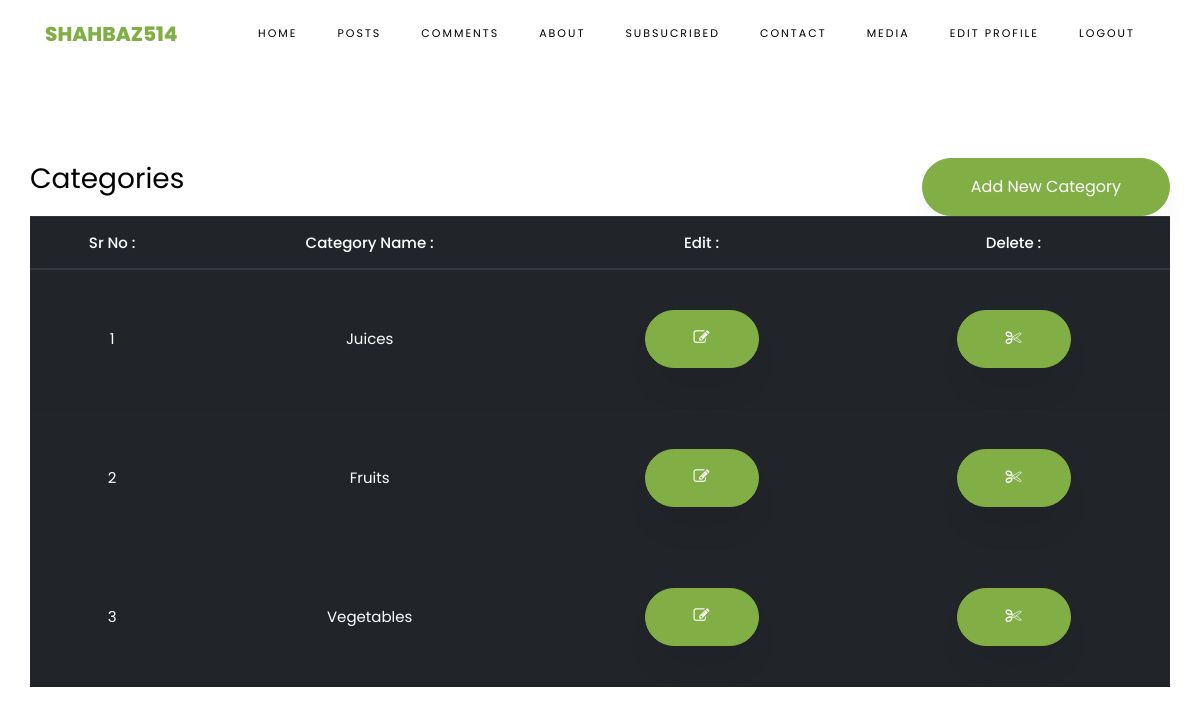
/admin/cat.php (signed in), run on the app's committed database.
### tables this page shows
CREATE TABLE `categories` (
  `id` int(11) NOT NULL,
  `name` varchar(255) NOT NULL
);

### admin/cat.php (the view, shortened to what this page needs)
<?php
  include '../db/db.php';
  include 'inc/header.php';
?>
    <section class="ftco-section ftco-degree-bg">
      	<div class="container">
        	<div class="row">
            <center>
              <h3>Categories</h3>
            </center>
            <hr><br>
            <center>
              <a class="btn btn-primary py-3 px-5" href="add-cat.php">Add New Category</a>
            </center>
        		<table class="table table-hover table-dark">
        			<thead>
        				<th>Sr No : </th>
        				<th>Category Name : </th>
                <th>Edit : </th>
        				<th>Delete : </th>
        			</thead>
        			<tbody>
<?php
$i=0;
$get_co = "SELECT * FROM categories ORDER BY id DESC";
$run_co = mysqli_query($db,$get_co);
while ($row_co = mysqli_fetch_array($run_co)) {
$i++;
?>
						<tr>
							<td><?php echo $i; ?></td>
							<td><?php echo $row_co['name']; ?></td>
              <td>
                <a class="btn btn-primary py-3 px-5" href="edit-cat.php?edit=<?php echo $row_co['id']; ?>">
                  <i class="icon-edit"></i>
                </a>
              </td>
              <td>
                <a class="btn btn-primary py-3 px-5" href="cat.php?del=<?php echo $row_co['id']; ?>">
                  <i class="icon-cut"></i>
                </a>
              </td>
						</tr>
<?php
}
?>
        			</tbody>
        		</table>
        	</div>
      	</div>
  	</section>
<?php
  include 'inc/footer.php';
?>

### css/icomoon.css (style rules this page uses)
[class^="icon-"], [class*=" icon-"] { font-family: 'icomoon' !important; speak: none; font-style: normal; font-weight: normal; font-variant: normal; text-transform: none; line-height: 1; -webkit-font-smoothing: antialiased; -moz-osx-font-smoothing: grayscale; }
.icon-edit:before { content: "\f044"; }
.icon-cut:before { content: "\f0c4"; }

### data on the page
categories: name "Juices"
categories: name "Fruits"
categories: name "Vegetables"
